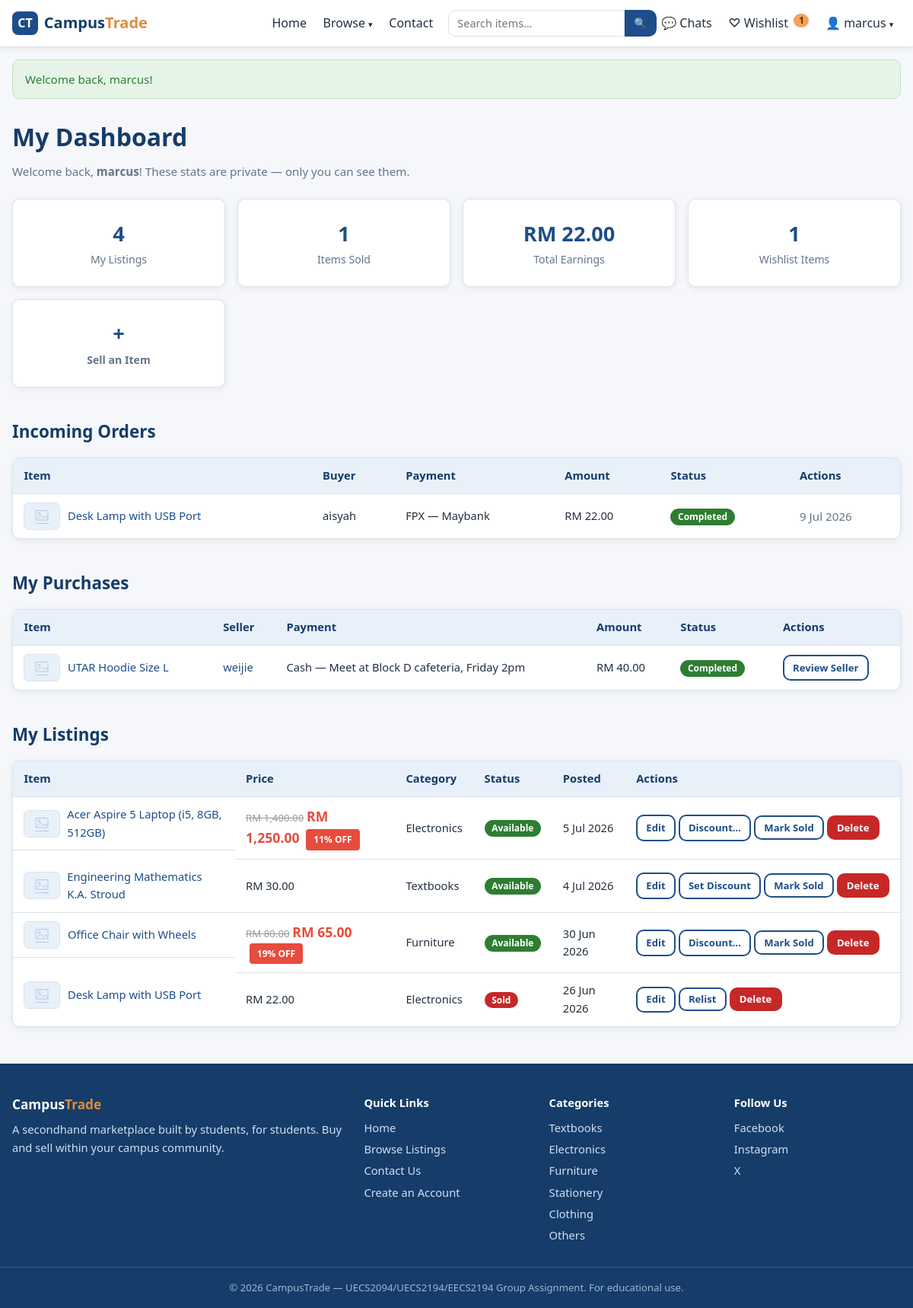
The app's page /dashboard.php (signed in) with its own data.
### tables this page shows
CREATE TABLE orders (
  order_id       INT AUTO_INCREMENT PRIMARY KEY,
  listing_id     INT NOT NULL,
  buyer_id       INT NOT NULL,
  seller_id      INT NOT NULL,
  payment_method ENUM('FPX','QR','Cash') NOT NULL,
  bank_name      VARCHAR(100) NULL,
  proof_image    VARCHAR(255) NULL,
  meetup_details TEXT NULL,
  amount         DECIMAL(10,2) NOT NULL,
  status         ENUM('Pending','Completed','Cancelled') NOT NULL DEFAULT 'Pending',
  created_at     DATETIME NOT NULL DEFAULT CURRENT_TIMESTAMP,
  updated_at     DATETIME NULL ON UPDATE CURRENT_TIMESTAMP,
  CONSTRAINT fk_orders_listing FOREIGN KEY (listing_id)
    REFERENCES listings(listing_id) ON DELETE CASCADE,
  CONSTRAINT fk_orders_buyer FOREIGN KEY (buyer_id)
    REFERENCES users(user_id) ON DELETE CASCADE,
  CONSTRAINT fk_orders_seller FOREIGN KEY (seller_id)
    REFERENCES users(user_id) ON DELETE CASCADE
);

CREATE TABLE listings (
  listing_id     INT AUTO_INCREMENT PRIMARY KEY,
  user_id        INT NOT NULL,
  title          VARCHAR(100) NOT NULL,
  description    TEXT NOT NULL,
  price          DECIMAL(10,2) NOT NULL,
  original_price DECIMAL(10,2) NULL,
  is_discounted  TINYINT(1) NOT NULL DEFAULT 0,
  discounted_at  DATETIME NULL,
  category       VARCHAR(50) NOT NULL,
  item_condition ENUM('New','Like New','Good','Fair') NOT NULL,
  image          VARCHAR(255) NULL,
  status         ENUM('Available','Sold','Reserved') NOT NULL DEFAULT 'Available',
  created_at     DATETIME NOT NULL DEFAULT CURRENT_TIMESTAMP,
  updated_at     DATETIME NULL ON UPDATE CURRENT_TIMESTAMP,
  CONSTRAINT fk_listings_user FOREIGN KEY (user_id)
    REFERENCES users(user_id) ON DELETE CASCADE
);

CREATE TABLE users (
  user_id       INT AUTO_INCREMENT PRIMARY KEY,
  username      VARCHAR(50)  NOT NULL UNIQUE,
  email         VARCHAR(100) NOT NULL UNIQUE,
  password      VARCHAR(255) NOT NULL,
  phone         VARCHAR(20)  NULL,
  profile_image VARCHAR(255) NOT NULL DEFAULT 'default.png',
  qr_image      VARCHAR(255) NULL,
  role          ENUM('user','admin') NOT NULL DEFAULT 'user',
  created_at    DATETIME NOT NULL DEFAULT CURRENT_TIMESTAMP
);

### dashboard.php (the view, shortened to what the rows shown need)
<?php
require_once __DIR__ . '/includes/db.php';
$user_id = $_SESSION['user_id'];
$stmt = $conn->prepare(
    'SELECT o.*, l.title, l.image, u.username AS buyer_name
     FROM orders o
     JOIN listings l ON o.listing_id = l.listing_id
     JOIN users u ON o.buyer_id = u.user_id
     WHERE o.seller_id = ?
     ORDER BY o.created_at DESC'
);
$stmt->bind_param('i', $user_id);
$stmt->execute();
$incoming_orders = $stmt->get_result()->fetch_all(MYSQLI_ASSOC);
$stmt = $conn->prepare(
    'SELECT o.*, l.title, l.image, u.username AS seller_name
     FROM orders o
     JOIN listings l ON o.listing_id = l.listing_id
     JOIN users u ON o.seller_id = u.user_id
     WHERE o.buyer_id = ?
     ORDER BY o.created_at DESC'
);
$stmt->bind_param('i', $user_id);
$stmt->execute();
$my_purchases = $stmt->get_result()->fetch_all(MYSQLI_ASSOC);
$stmt = $conn->prepare(
    'SELECT listing_id, title, price, original_price, is_discounted, category, item_condition, image, status, created_at
     FROM listings WHERE user_id = ? ORDER BY created_at DESC'
);
$stmt->bind_param('i', $user_id);
$stmt->execute();
$my_listings = $stmt->get_result()->fetch_all(MYSQLI_ASSOC);
function order_payment_details(array $o): string
{
    if ($o['payment_method'] === 'FPX') {
        return 'FPX — ' . e($o['bank_name'] ?? '');
    }
    return 'Cash — ' . e(mb_strimwidth($o['meetup_details'] ?? '', 0, 60, '…'));
}
require_once __DIR__ . '/includes/header.php';
?>
<div class="container">
    <h1 class="page-title">My Dashboard</h1>
    <?php if ($incoming_orders): ?>
        <section class="section">
            <h2 class="section-title">Incoming Orders</h2>
            <div class="table-wrap">
                <table class="listing-table">
                    <thead>
                        <tr>
                            <th>Item</th>
                            <th>Buyer</th>
                            <th>Payment</th>
                            <th>Amount</th>
                            <th>Status</th>
                            <th>Actions</th>
                        </tr>
                    </thead>
                    <tbody>
                        <?php foreach ($incoming_orders as $o): ?>
                            <tr>
                                <td class="cell-item">
                                    <img src="<?= e(listing_image($o['image'])) ?>" alt="" class="thumb">
                                    <a href="item.php?id=<?= (int) $o['listing_id'] ?>"><?= e($o['title']) ?></a>
                                </td>
                                <td><?= e($o['buyer_name']) ?></td>
                                <td><?= order_payment_details($o) ?></td>
                                <td><?= format_price((float) $o['amount']) ?></td>
                                <td><span class="badge order-<?= strtolower($o['status']) ?>"><?= e($o['status']) ?></span></td>
                                <td class="cell-actions">
                                    <?php if ($o['status'] === 'Pending'): ?>
                                        <form method="post" action="dashboard.php"
                                              onsubmit="return confirm('Confirm payment received and mark this order Completed? The listing will be marked Sold.');">
                                            <input type="hidden" name="action" value="order_status">
                                            <input type="hidden" name="order_id" value="<?= (int) $o['order_id'] ?>">
                                            <input type="hidden" name="status" value="Completed">
                                            <button type="submit" class="btn btn-small btn-primary">Confirm Payment</button>
                                        </form>
                                        <form method="post" action="dashboard.php"
                                              onsubmit="return confirm('Cancel this order? The listing becomes Available again.');">
                                            <input type="hidden" name="action" value="order_status">
                                            <input type="hidden" name="order_id" value="<?= (int) $o['order_id'] ?>">
                                            <input type="hidden" name="status" value="Cancelled">
                                            <button type="submit" class="btn btn-small btn-outline">Cancel</button>
                                        </form>
                                    <?php else: ?>
                                        <span class="muted"><?= format_date($o['updated_at'] ?? $o['created_at']) ?></span>
                                    <?php endif; ?>
                                </td>
                            </tr>
                        <?php endforeach; ?>
                    </tbody>
                </table>
            </div>
        </section>
    <?php endif; ?>
    <?php if ($my_purchases): ?>
        <section class="section">
            <h2 class="section-title">My Purchases</h2>
            <div class="table-wrap">
                <table class="listing-table">
                    <thead>
                        <tr>
                            <th>Item</th>
                            <th>Seller</th>
                            <th>Payment</th>
                            <th>Amount</th>
                            <th>Status</th>
                            <th>Actions</th>
                        </tr>
                    </thead>
                    <tbody>
                        <?php foreach ($my_purchases as $o): ?>
                            <tr>
                                <td class="cell-item">
                                    <img src="<?= e(listing_image($o['image'])) ?>" alt="" class="thumb">
                                    <a href="item.php?id=<?= (int) $o['listing_id'] ?>"><?= e($o['title']) ?></a>
                                </td>
                                <td><a href="seller.php?id=<?= (int) $o['seller_id'] ?>"><?= e($o['seller_name']) ?></a></td>
                                <td><?= order_payment_details($o) ?></td>
                                <td><?= format_price((float) $o['amount']) ?></td>
                                <td><span class="badge order-<?= strtolower($o['status']) ?>"><?= e($o['status']) ?></span></td>
                                <td class="cell-actions">
                                    <?php if ($o['status'] === 'Pending'): ?>
                                        <?php if ($o['payment_method'] === 'Cash'): ?>
                                            <form method="post" action="dashboard.php"
                                                  onsubmit="return confirm('Confirm the meetup happened and mark this order Completed?');">
                                                <input type="hidden" name="action" value="order_status">
                                                <input type="hidden" name="order_id" value="<?= (int) $o['order_id'] ?>">
                                                <input type="hidden" name="status" value="Completed">
                                                <button type="submit" class="btn btn-small btn-primary">Mark Completed</button>
                                            </form>
                                        <?php endif; ?>
                                        <form method="post" action="dashboard.php"
                                              onsubmit="return confirm('Cancel this order?');">
                                            <input type="hidden" name="action" value="order_status">
                                            <input type="hidden" name="order_id" value="<?= (int) $o['order_id'] ?>">
                                            <input type="hidden" name="status" value="Cancelled">
                                            <button type="submit" class="btn btn-small btn-outline">Cancel</button>
                                        </form>
                                    <?php elseif ($o['status'] === 'Completed'): ?>
                                        <a href="seller.php?id=<?= (int) $o['seller_id'] ?>" class="btn btn-small btn-outline">Review Seller</a>
                                    <?php endif; ?>
                                </td>
                            </tr>
                        <?php endforeach; ?>
                    </tbody>
                </table>
            </div>
        </section>
    <?php endif; ?>
    <section class="section">
        <h2 class="section-title">My Listings</h2>
        <?php if (!$my_listings): ?>
            <div class="empty-state">
                <p><strong>You haven't listed anything yet.</strong></p>
                <p>Got textbooks or gadgets gathering dust? List them now.</p>
                <a href="create_listing.php" class="btn btn-primary">Create Your First Listing</a>
            </div>
        <?php else: ?>
            <div class="table-wrap">
                <table class="listing-table">
                    <thead>
                        <tr>
                            <th>Item</th>
                            <th>Price</th>
                            <th>Category</th>
                            <th>Status</th>
                            <th>Posted</th>
                            <th>Actions</th>
                        </tr>
                    </thead>
                    <tbody>
                        <?php foreach ($my_listings as $item): ?>
                            <tr>
                                <td class="cell-item">
                                    <img src="<?= e(listing_image($item['image'])) ?>" alt="" class="thumb">
                                    <a href="item.php?id=<?= (int) $item['listing_id'] ?>"><?= e($item['title']) ?></a>
                                </td>
                                <td>
                                    <?= price_html($item) ?>
                                    <?php if (has_discount($item)): ?>
                                        <span class="discount-badge inline"><?= discount_pct($item) ?>% OFF</span>
                                    <?php endif; ?>
                                </td>
                                <td><?= e($item['category']) ?></td>
                                <td><span class="badge <?= status_class($item['status']) ?>"><?= e($item['status']) ?></span></td>
                                <td><?= format_date($item['created_at']) ?></td>
                                <td class="cell-actions">
                                    <a href="edit_listing.php?id=<?= (int) $item['listing_id'] ?>" class="btn btn-small btn-outline">Edit</a>
                                    <?php if ($item['status'] !== 'Sold'): ?>
                                        <a href="edit_listing.php?id=<?= (int) $item['listing_id'] ?>#discount" class="btn btn-small btn-outline">
                                            <?= has_discount($item) ? 'Discount…' : 'Set Discount' ?>
                                        </a>
                                    <?php endif; ?>
                                    <?php if ($item['status'] !== 'Sold'): ?>
                                        <form method="post" action="dashboard.php">
                                            <button type="submit" class="btn btn-small btn-outline">Mark Sold</button>
                                        </form>
                                    <?php else: ?>
                                        <form method="post" action="dashboard.php">
                                            <button type="submit" class="btn btn-small btn-outline">Relist</button>
                                        </form>
                                    <?php endif; ?>
                                    <form method="post" action="delete_listing.php"
                                          onsubmit="return confirm('Delete this listing permanently?');">
                                        <button type="submit" class="btn btn-small btn-danger">Delete</button>
                                    </form>
                                </td>
                            </tr>
                        <?php endforeach; ?>
                    </tbody>
                </table>
            </div>
        <?php endif; ?>
    </section>
</div>
<?php require_once __DIR__ . '/includes/footer.php'; ?>

### includes/functions.php (shortened to what the rows shown need)
<?php
function e(?string $value): string
{
    return htmlspecialchars($value ?? '', ENT_QUOTES, 'UTF-8');
}
function format_price(float $price): string
{
    return 'RM ' . number_format($price, 2);
}
function format_date(string $datetime): string
{
    return date('j M Y', strtotime($datetime));
}
function status_class(string $status): string
{
    return 'status-' . strtolower($status);
}
function listing_image(?string $image): string
{
    return 'images/placeholder.svg';
}
function has_discount(array $listing): bool
{
    return !empty($listing['is_discounted']) && $listing['original_price'] !== null;
}
function discount_pct(array $listing): int
{
    $original = (float) $listing['original_price'];
    return (int) round(($original - (float) $listing['price']) / $original * 100);
}
function price_html(array $listing): string
{
    if (has_discount($listing)) {
        return '<span class="original-price">' . format_price((float) $listing['original_price']) . '</span> '
             . '<span class="discounted-price">' . format_price((float) $listing['price']) . '</span>';
    }
    return format_price((float) $listing['price']);
}

### records on screen
orders: listing.title "Desk Lamp with USB Port", buyer.username "aisyah", bank_name "FPX — Maybank", amount "RM 22.00", status "Completed", format_date($o['updated_at'] ?? $o['created_at']) "9 Jul 2026"
orders: listing.title "UTAR Hoodie Size L", seller.username "weijie", meetup_details "Cash — Meet at Block D cafeteria, Friday 2pm", amount "RM 40.00", status "Completed"
listings: title "Acer Aspire 5 Laptop (i5, 8GB, 512GB)", original_price "RM 1,400.00", price "RM 1,250.00", discount_pct($item) "11", category "Electronics", status "Available", created_at "5 Jul 2026", is_discounted "Discount…"
listings: title "Engineering Mathematics K.A. Stroud", price "RM 30.00", category "Textbooks", status "Available", created_at "4 Jul 2026", is_discounted "Set Discount"
listings: title "Office Chair with Wheels", original_price "RM 80.00", price "RM 65.00", discount_pct($item) "19", category "Furniture", status "Available", created_at "30 Jun 2026", is_discounted "Discount…"
listings: title "Desk Lamp with USB Port", price "RM 22.00", category "Electronics", status "Sold", created_at "26 Jun 2026"

### other values on screen
$wishlist_count "1"
$_SESSION['username'] "marcus"
$flash[0] "Welcome back, marcus!"
$overview['my_listings'] "4"
$overview['my_sold'] "1"
format_price((float) $overview['my_earnings']) "RM 22.00"
$overview['my_wishlist'] "1"
$cat "Textbooks"
$cat "Electronics"
$cat "Furniture"
$cat "Stationery"
$cat "Clothing"
$cat "Others"
